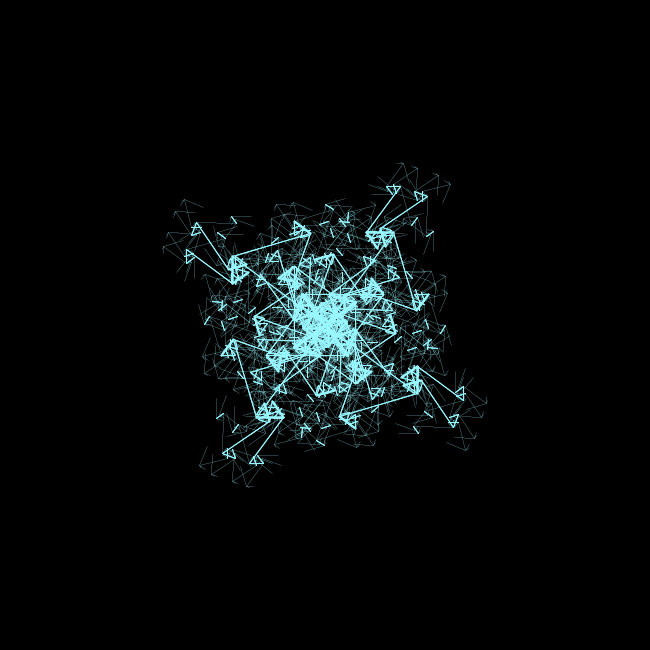
Frame 1 (no input)
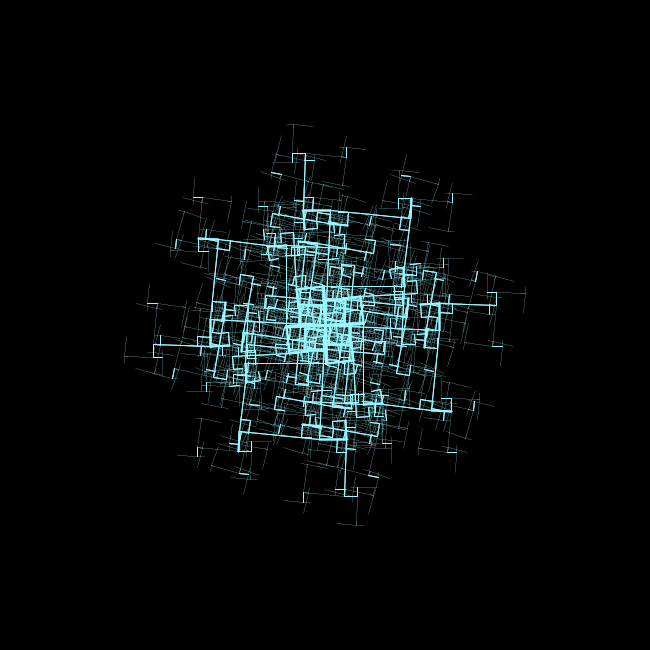
Frame 60 (the mouse pressed at the canvas centre just before this capture)
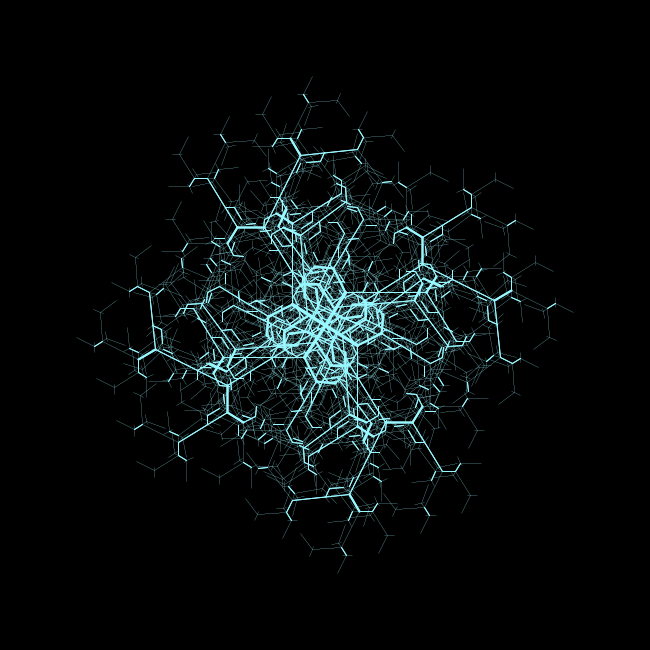
Frame 120 (the mouse held since frame 60 and released just before this capture)

The Processing sketch that drew these frames (run headless with seeded random() and noise(); from frame 60 on, the mouse is pressed at the canvas centre):

// Processing sketch: processing_178031
// ── processing_178031.pde

float theta =random(0, 6.289);

void setup(){
  size(650, 650);
  frameRate(70);
}
void draw()
{
  background(0);
// theta = radians((mouseX / (float) width) *360);
  theta=theta+0.01;
  translate(width/2, height/2);
  
  for (int i =0; i <8; i++ ){
  branch(height/4,7);
  rotate(PI/2);
}
}

void branch(float len, int num)
{
  len =len/sqrt(2);
  num = num-1;
  if ((len > 1) && (num > 0))
  {
    pushMatrix();
    rotate(theta);
    stroke(152,247,255);
    strokeWeight(num/2);
    line(0, 0, 0, -len/3);
    translate(0, -len/3);
    branch(len, num);
    popMatrix();
    
    pushMatrix();
    rotate(-theta);
    stroke(152,247,255);
    strokeWeight(num/4);
    line(0, 0, 0, -len);
    translate(0, -len);
    branch(len, num);
    popMatrix();
    
    pushMatrix();
    rotate(-2*theta);
    stroke(152,247,255);
    strokeWeight(num/8);
    line(0, 0, 0, -len/6);
    translate(0, -len/6);
    branch(len, num);
    popMatrix();
  }
}
